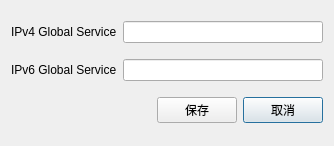
<ui version="4.0" >
 <class>GlobalServiceDialog</class>
 <widget class="QDialog" name="GlobalServiceDialog" >
  <property name="geometry" >
   <rect>
    <x>0</x>
    <y>0</y>
    <width>334</width>
    <height>146</height>
   </rect>
  </property>
  <property name="windowTitle" >
   <string>CoolView - Global Service</string>
  </property>
  <layout class="QGridLayout" name="gridLayout" >
   <item row="0" column="0" >
    <widget class="QLabel" name="label" >
     <property name="text" >
      <string>IPv4 Global Service</string>
     </property>
    </widget>
   </item>
   <item row="0" column="1" colspan="3" >
    <widget class="QLineEdit" name="globalServiceV4" />
   </item>
   <item row="1" column="0" >
    <widget class="QLabel" name="label_2" >
     <property name="text" >
      <string>IPv6 Global Service</string>
     </property>
    </widget>
   </item>
   <item row="1" column="1" colspan="3" >
    <widget class="QLineEdit" name="globalServiceV6" />
   </item>
   <item row="2" column="0" >
    <spacer name="horizontalSpacer" >
     <property name="orientation" >
      <enum>Qt::Horizontal</enum>
     </property>
     <property name="sizeHint" stdset="0" >
      <size>
       <width>40</width>
       <height>20</height>
      </size>
     </property>
    </spacer>
   </item>
   <item row="2" column="3" >
    <widget class="QPushButton" name="cancelButton" >
     <property name="text" >
      <string>取消</string>
     </property>
    </widget>
   </item>
   <item row="2" column="2" >
    <widget class="QPushButton" name="saveButton" >
     <property name="text" >
      <string>保存</string>
     </property>
    </widget>
   </item>
   <item row="2" column="1" >
    <spacer name="horizontalSpacer_2" >
     <property name="orientation" >
      <enum>Qt::Horizontal</enum>
     </property>
     <property name="sizeHint" stdset="0" >
      <size>
       <width>40</width>
       <height>20</height>
      </size>
     </property>
    </spacer>
   </item>
  </layout>
 </widget>
 <resources/>
 <connections>
  <connection>
   <sender>cancelButton</sender>
   <signal>clicked()</signal>
   <receiver>GlobalServiceDialog</receiver>
   <slot>reject()</slot>
   <hints>
    <hint type="sourcelabel" >
     <x>286</x>
     <y>111</y>
    </hint>
    <hint type="destinationlabel" >
     <x>166</x>
     <y>72</y>
    </hint>
   </hints>
  </connection>
 </connections>
</ui>
